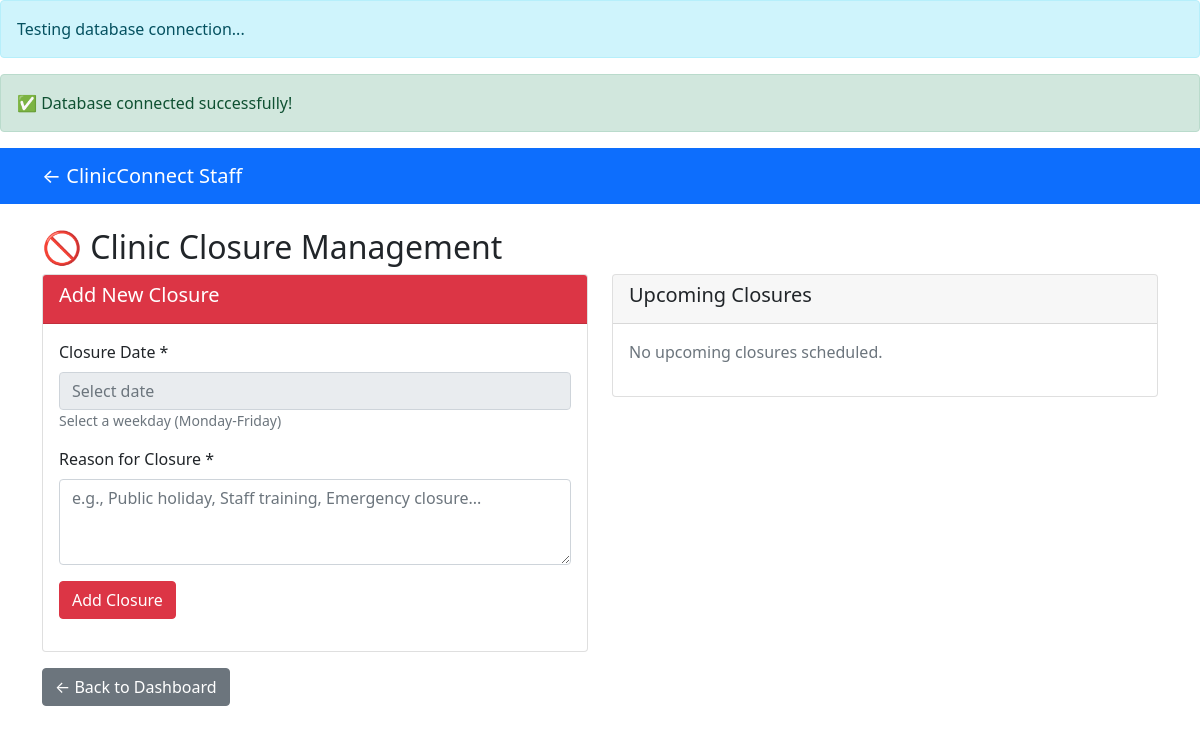
/admindashboard/closures.php, run on an earlier commit of the app's database.
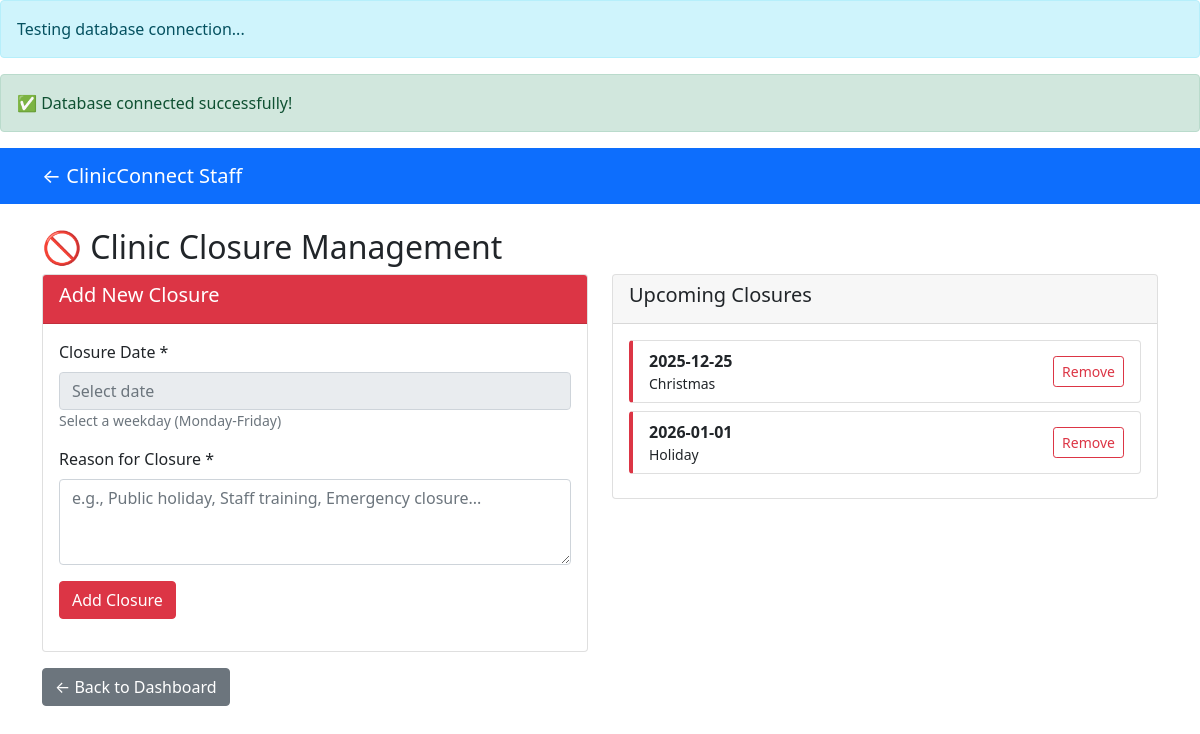
And on a later commit of the database.
### tables this page shows
CREATE TABLE `clinic_closures` (
  `id` int(11) NOT NULL,
  `closure_date` date NOT NULL,
  `reason` varchar(255) DEFAULT NULL,
  `created_at` timestamp NOT NULL DEFAULT current_timestamp()
);

### admindashboard/closures.php (the view, shortened to what this page needs)
<?php
include '../includes/config.php';
$stmt = $pdo->prepare("SELECT * FROM clinic_closures WHERE closure_date >= CURDATE() ORDER BY closure_date");
$stmt->execute();
$upcoming_closures = $stmt->fetchAll();
?>
<!DOCTYPE html>
<html lang="en">
<head>
    <link href="https://cdn.jsdelivr.net/npm/bootstrap@5.1.3/dist/css/bootstrap.min.css" rel="stylesheet">
    <link rel="stylesheet" href="https://cdn.jsdelivr.net/npm/flatpickr/dist/flatpickr.min.css">
</head>
<body>
    <nav class="navbar navbar-expand-lg navbar-dark bg-primary">
        <div class="container">
            <a class="navbar-brand" href="index.php">← ClinicConnect Staff</a>
        </div>
    </nav>
    <div class="container mt-4">
        <h2>🚫 Clinic Closure Management</h2>
        <div class="row">
            <div class="col-md-6">
                <div class="card">
                    <div class="card-header bg-danger text-white">
                        <h5>Add New Closure</h5>
                    </div>
                    <div class="card-body">
                        <form method="POST">
                            <div class="mb-3">
                                <label class="form-label">Closure Date *</label>
                                <input type="text" name="closure_date" class="form-control" required placeholder="Select date" readonly id="closureDate">
                                <small class="text-muted">Select a weekday (Monday-Friday)</small>
                            </div>
                            <div class="mb-3">
                                <label class="form-label">Reason for Closure *</label>
                                <textarea name="reason" class="form-control" rows="3" placeholder="e.g., Public holiday, Staff training, Emergency closure..." required></textarea>
                            </div>
                            <button type="submit" name="add_closure" class="btn btn-danger">Add Closure</button>
                        </form>
                    </div>
                </div>
            </div>
            <div class="col-md-6">
                <div class="card">
                    <div class="card-header">
                        <h5>Upcoming Closures</h5>
                    </div>
                    <div class="card-body">
                        <?php if (count($upcoming_closures) > 0): ?>
                            <?php foreach ($upcoming_closures as $closure): ?>
                            <div class="card closure-card mb-2">
                                <div class="card-body py-2">
                                    <div class="d-flex justify-content-between align-items-center">
                                        <div>
                                            <strong><?= $closure['closure_date']; ?></strong>
                                            <br><small><?= htmlspecialchars($closure['reason']); ?></small>
                                        </div>
                                        <a href="?delete_closure=<?= $closure['id']; ?>" class="btn btn-sm btn-outline-danger" onclick="return confirm('Remove this closure?')">Remove</a>
                                    </div>
                                </div>
                            </div>
                            <?php endforeach; ?>
                        <?php else: ?>
                            <p class="text-muted">No upcoming closures scheduled.</p>
                        <?php endif; ?>
                    </div>
                </div>
            </div>
        </div>
        <div class="mt-3">
            <a href="index.php" class="btn btn-secondary">← Back to Dashboard</a>
        </div>
    </div>
</body>
</html>

What changed in the data, as far as the page shows it:
added clinic_closures: closure_date "2025-12-25", reason "Christmas"
added clinic_closures: closure_date "2026-01-01", reason "Holiday"
Also different on the page:
text no longer shown: "No upcoming closures scheduled."
